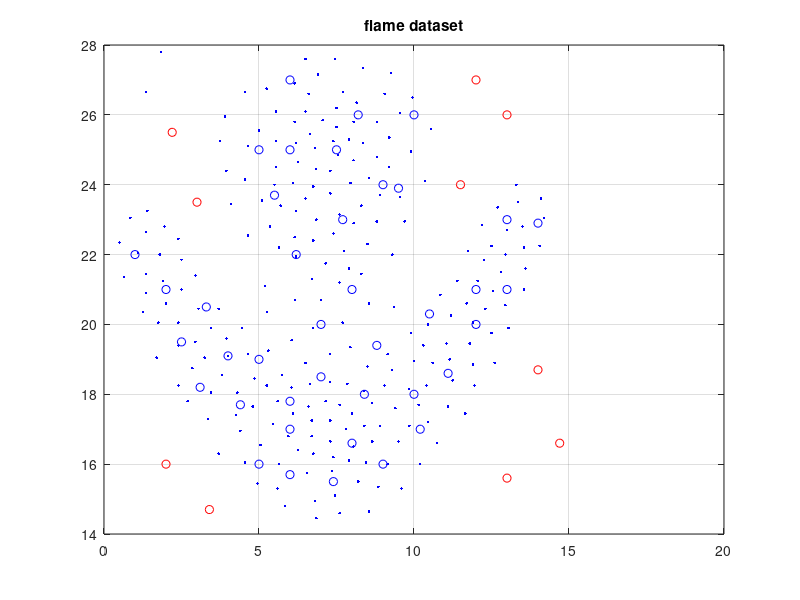
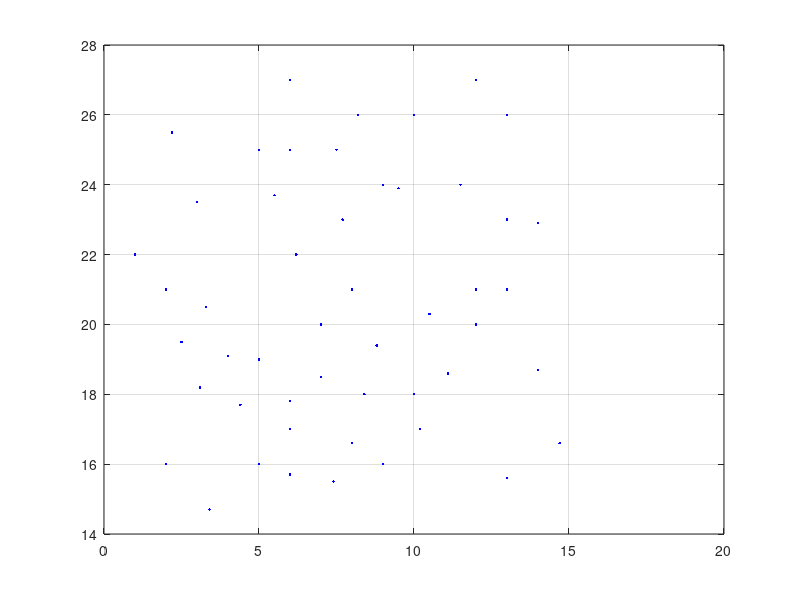

Recreate these plots in MATLAB, in order.
close all;
clear;clc;

data = csvread('train/flame.csv');
figure;plot(data(:,1),data(:,2),'.b');hold on;grid on;

normal =[
    [1,22];[2,21];[3.3,20.5];[4.4,17.7];[5,16];
    [3.1,18.2];[4,19.1];[6,17];[8,16.6];[7.4,15.5];
    [6,17.8];[9,16];[10,18];[11.1,18.6];[12,21];
    [8.8,19.4];[10.5,20.3];[12,20];[13,21];[14,22.9];
    [13,23];[7,18.5];[5,25];[5.5,23.7];[7.7,23];
    [6,25];[7.5,25];[9,24];[8.2,26];[9.5,23.9];
    [6.2,22];[7,20];[5,19];[6,15.7];[10.2,17];
    [6,27];[10,26];[8,21];[8.4,18];[2.5,19.5];
    ];

outliers = [
    [3,23.5];[11.5,24];[2,16];[3.4,14.7];[13,15.6];
    [13,26];[14,18.7];[2.2,25.5];[12,27];[14.7,16.6];
    ];

plot(normal(:,1),normal(:,2),'ob');hold on
plot(outliers(:,1),outliers(:,2),'or');
title('flame dataset');

label = [zeros(40,1);ones(10,1)];
test = [normal;outliers];test = [test,label];
figure;plot(test(:,1),test(:,2),'.b');hold on; grid on
% csvwrite('test/flame_test.csv',test);

